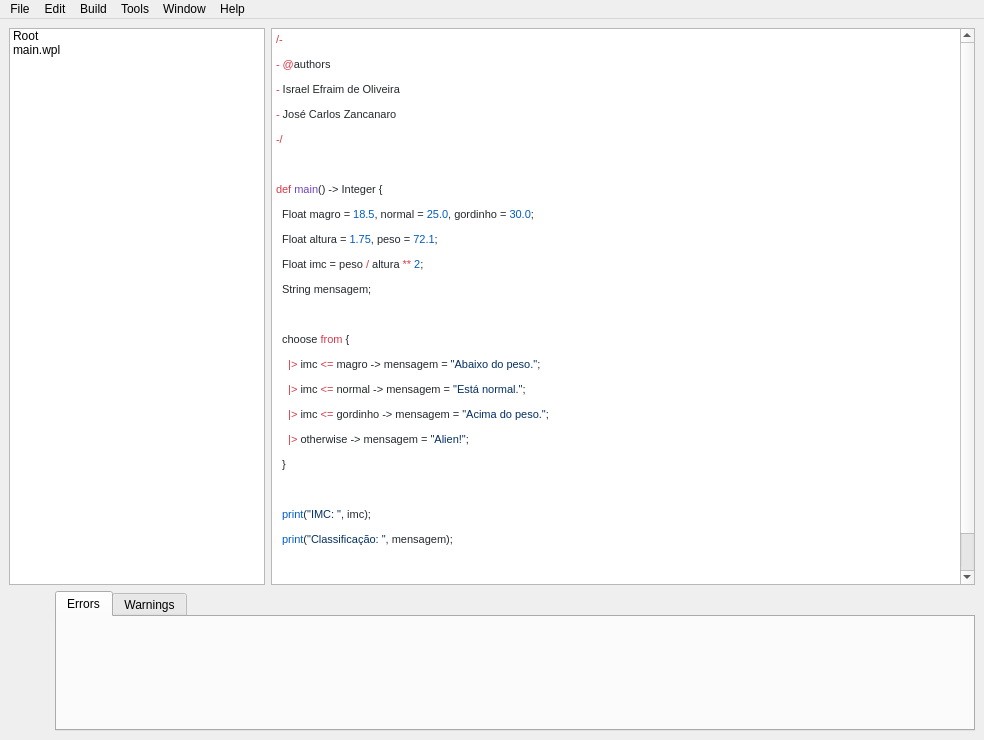
<?xml version="1.0" encoding="UTF-8"?>
<ui version="4.0">
 <class>MainWindow</class>
 <widget class="QMainWindow" name="MainWindow">
  <property name="geometry">
   <rect>
    <x>0</x>
    <y>0</y>
    <width>984</width>
    <height>740</height>
   </rect>
  </property>
  <property name="windowTitle">
   <string>[WIDE] Winter IDE</string>
  </property>
  <property name="windowIcon">
   <iconset resource="resources/main.qrc">
    <normaloff>:/icon/snowflake.ico</normaloff>:/icon/snowflake.ico</iconset>
  </property>
  <widget class="QWidget" name="centralwidget">
   <layout class="QVBoxLayout" name="verticalLayout">
    <item>
     <layout class="QHBoxLayout" name="upperLayout">
      <item>
       <widget class="QTreeWidget" name="treeWidget">
        <property name="sizePolicy">
         <sizepolicy hsizetype="Preferred" vsizetype="Preferred">
          <horstretch>0</horstretch>
          <verstretch>0</verstretch>
         </sizepolicy>
        </property>
        <property name="minimumSize">
         <size>
          <width>230</width>
          <height>557</height>
         </size>
        </property>
        <property name="baseSize">
         <size>
          <width>0</width>
          <height>0</height>
         </size>
        </property>
        <property name="rootIsDecorated">
         <bool>false</bool>
        </property>
        <property name="headerHidden">
         <bool>true</bool>
        </property>
        <column>
         <property name="text">
          <string>Name</string>
         </property>
        </column>
        <item>
         <property name="text">
          <string>Root</string>
         </property>
         <item>
          <property name="text">
           <string>custom.wpl</string>
          </property>
         </item>
        </item>
        <item>
         <property name="text">
          <string>main.wpl</string>
         </property>
        </item>
       </widget>
      </item>
      <item>
       <widget class="QTextEdit" name="textEdit">
        <property name="html">
         <string>&lt;!DOCTYPE HTML PUBLIC &quot;-//W3C//DTD HTML 4.0//EN&quot; &quot;http://www.w3.org/TR/REC-html40/strict.dtd&quot;&gt;
&lt;html&gt;&lt;head&gt;&lt;meta name=&quot;qrichtext&quot; content=&quot;1&quot; /&gt;&lt;style type=&quot;text/css&quot;&gt;
p, li { white-space: pre-wrap; }
&lt;/style&gt;&lt;/head&gt;&lt;body style=&quot; font-family:'MS Shell Dlg 2'; font-size:8.25pt; font-weight:400; font-style:normal;&quot;&gt;
&lt;p style=&quot; margin-top:12px; margin-bottom:0px; margin-left:0px; margin-right:0px; -qt-block-indent:0; text-indent:0px;&quot;&gt;&lt;span style=&quot; font-family:'Consolas'; font-size:8pt; color:#d73a49;&quot;&gt;/-&lt;/span&gt;&lt;span style=&quot; font-size:8pt;&quot;&gt; &lt;/span&gt;&lt;/p&gt;
&lt;p style=&quot; margin-top:12px; margin-bottom:0px; margin-left:0px; margin-right:0px; -qt-block-indent:0; text-indent:0px;&quot;&gt;&lt;span style=&quot; font-family:'Consolas'; font-size:8pt; color:#d73a49;&quot;&gt;-&lt;/span&gt;&lt;span style=&quot; font-family:'Consolas'; font-size:8pt; color:#24292e;&quot;&gt; &lt;/span&gt;&lt;span style=&quot; font-family:'Consolas'; font-size:8pt; color:#d73a49;&quot;&gt;@&lt;/span&gt;&lt;span style=&quot; font-family:'Consolas'; font-size:8pt; color:#24292e;&quot;&gt;authors&lt;/span&gt;&lt;span style=&quot; font-size:8pt;&quot;&gt; &lt;/span&gt;&lt;/p&gt;
&lt;p style=&quot; margin-top:12px; margin-bottom:0px; margin-left:0px; margin-right:0px; -qt-block-indent:0; text-indent:0px;&quot;&gt;&lt;span style=&quot; font-family:'Consolas'; font-size:8pt; color:#d73a49;&quot;&gt;-&lt;/span&gt;&lt;span style=&quot; font-family:'Consolas'; font-size:8pt; color:#24292e;&quot;&gt; Israel Efraim de Oliveira&lt;/span&gt;&lt;span style=&quot; font-size:8pt;&quot;&gt; &lt;/span&gt;&lt;/p&gt;
&lt;p style=&quot; margin-top:12px; margin-bottom:0px; margin-left:0px; margin-right:0px; -qt-block-indent:0; text-indent:0px;&quot;&gt;&lt;span style=&quot; font-family:'Consolas'; font-size:8pt; color:#d73a49;&quot;&gt;-&lt;/span&gt;&lt;span style=&quot; font-family:'Consolas'; font-size:8pt; color:#24292e;&quot;&gt; José Carlos Zancanaro&lt;/span&gt;&lt;span style=&quot; font-size:8pt;&quot;&gt; &lt;/span&gt;&lt;/p&gt;
&lt;p style=&quot; margin-top:12px; margin-bottom:0px; margin-left:0px; margin-right:0px; -qt-block-indent:0; text-indent:0px;&quot;&gt;&lt;span style=&quot; font-family:'Consolas'; font-size:8pt; color:#d73a49;&quot;&gt;-/&lt;/span&gt;&lt;span style=&quot; font-size:8pt;&quot;&gt; &lt;/span&gt;&lt;/p&gt;
&lt;p style=&quot; margin-top:12px; margin-bottom:0px; margin-left:0px; margin-right:0px; -qt-block-indent:0; text-indent:0px;&quot;&gt;&lt;span style=&quot; font-family:'Consolas'; font-size:8pt; color:#d73a49;&quot;&gt; &lt;/span&gt;&lt;span style=&quot; font-size:8pt;&quot;&gt; &lt;/span&gt;&lt;/p&gt;
&lt;p style=&quot; margin-top:12px; margin-bottom:0px; margin-left:0px; margin-right:0px; -qt-block-indent:0; text-indent:0px;&quot;&gt;&lt;span style=&quot; font-family:'Consolas'; font-size:8pt; color:#d73a49;&quot;&gt;def&lt;/span&gt;&lt;span style=&quot; font-family:'Consolas'; font-size:8pt; color:#24292e;&quot;&gt; &lt;/span&gt;&lt;span style=&quot; font-family:'Consolas'; font-size:8pt; color:#6f42c1;&quot;&gt;main&lt;/span&gt;&lt;span style=&quot; font-family:'Consolas'; font-size:8pt; color:#24292e;&quot;&gt;() -&amp;gt; Integer {&lt;/span&gt;&lt;span style=&quot; font-size:8pt;&quot;&gt; &lt;/span&gt;&lt;/p&gt;
&lt;p style=&quot; margin-top:12px; margin-bottom:0px; margin-left:0px; margin-right:0px; -qt-block-indent:0; text-indent:0px;&quot;&gt;&lt;span style=&quot; font-family:'Consolas'; font-size:8pt; color:#24292e;&quot;&gt;  Float magro = &lt;/span&gt;&lt;span style=&quot; font-family:'Consolas'; font-size:8pt; color:#005cc5;&quot;&gt;18.5&lt;/span&gt;&lt;span style=&quot; font-family:'Consolas'; font-size:8pt; color:#24292e;&quot;&gt;, normal = &lt;/span&gt;&lt;span style=&quot; font-family:'Consolas'; font-size:8pt; color:#005cc5;&quot;&gt;25.0&lt;/span&gt;&lt;span style=&quot; font-family:'Consolas'; font-size:8pt; color:#24292e;&quot;&gt;, gordinho = &lt;/span&gt;&lt;span style=&quot; font-family:'Consolas'; font-size:8pt; color:#005cc5;&quot;&gt;30.0&lt;/span&gt;&lt;span style=&quot; font-family:'Consolas'; font-size:8pt; color:#24292e;&quot;&gt;; &lt;/span&gt;&lt;/p&gt;
&lt;p style=&quot; margin-top:12px; margin-bottom:0px; margin-left:0px; margin-right:0px; -qt-block-indent:0; text-indent:0px;&quot;&gt;&lt;span style=&quot; font-family:'Consolas'; font-size:8pt; color:#24292e;&quot;&gt;  Float altura = &lt;/span&gt;&lt;span style=&quot; font-family:'Consolas'; font-size:8pt; color:#005cc5;&quot;&gt;1.75&lt;/span&gt;&lt;span style=&quot; font-family:'Consolas'; font-size:8pt; color:#24292e;&quot;&gt;, peso = &lt;/span&gt;&lt;span style=&quot; font-family:'Consolas'; font-size:8pt; color:#005cc5;&quot;&gt;72.1&lt;/span&gt;&lt;span style=&quot; font-family:'Consolas'; font-size:8pt; color:#24292e;&quot;&gt;;&lt;/span&gt;&lt;span style=&quot; font-size:8pt;&quot;&gt; &lt;/span&gt;&lt;/p&gt;
&lt;p style=&quot; margin-top:12px; margin-bottom:0px; margin-left:0px; margin-right:0px; -qt-block-indent:0; text-indent:0px;&quot;&gt;&lt;span style=&quot; font-family:'Consolas'; font-size:8pt; color:#24292e;&quot;&gt;  Float imc = peso &lt;/span&gt;&lt;span style=&quot; font-family:'Consolas'; font-size:8pt; color:#d73a49;&quot;&gt;/&lt;/span&gt;&lt;span style=&quot; font-family:'Consolas'; font-size:8pt; color:#24292e;&quot;&gt; altura &lt;/span&gt;&lt;span style=&quot; font-family:'Consolas'; font-size:8pt; color:#d73a49;&quot;&gt;**&lt;/span&gt;&lt;span style=&quot; font-family:'Consolas'; font-size:8pt; color:#24292e;&quot;&gt; &lt;/span&gt;&lt;span style=&quot; font-family:'Consolas'; font-size:8pt; color:#005cc5;&quot;&gt;2&lt;/span&gt;&lt;span style=&quot; font-family:'Consolas'; font-size:8pt; color:#24292e;&quot;&gt;;&lt;/span&gt;&lt;span style=&quot; font-size:8pt;&quot;&gt; &lt;/span&gt;&lt;/p&gt;
&lt;p style=&quot; margin-top:12px; margin-bottom:0px; margin-left:0px; margin-right:0px; -qt-block-indent:0; text-indent:0px;&quot;&gt;&lt;span style=&quot; font-family:'Consolas'; font-size:8pt; color:#24292e;&quot;&gt;  String mensagem;&lt;/span&gt;&lt;span style=&quot; font-size:8pt;&quot;&gt; &lt;/span&gt;&lt;/p&gt;
&lt;p style=&quot; margin-top:12px; margin-bottom:0px; margin-left:0px; margin-right:0px; -qt-block-indent:0; text-indent:0px;&quot;&gt;&lt;span style=&quot; font-family:'Consolas'; font-size:8pt; color:#24292e;&quot;&gt; &lt;/span&gt;&lt;span style=&quot; font-size:8pt;&quot;&gt; &lt;/span&gt;&lt;/p&gt;
&lt;p style=&quot; margin-top:12px; margin-bottom:0px; margin-left:0px; margin-right:0px; -qt-block-indent:0; text-indent:0px;&quot;&gt;&lt;span style=&quot; font-family:'Consolas'; font-size:8pt; color:#24292e;&quot;&gt;  choose &lt;/span&gt;&lt;span style=&quot; font-family:'Consolas'; font-size:8pt; color:#d73a49;&quot;&gt;from&lt;/span&gt;&lt;span style=&quot; font-family:'Consolas'; font-size:8pt; color:#24292e;&quot;&gt; {&lt;/span&gt;&lt;span style=&quot; font-size:8pt;&quot;&gt; &lt;/span&gt;&lt;/p&gt;
&lt;p style=&quot; margin-top:12px; margin-bottom:0px; margin-left:0px; margin-right:0px; -qt-block-indent:0; text-indent:0px;&quot;&gt;&lt;span style=&quot; font-family:'Consolas'; font-size:8pt; color:#d73a49;&quot;&gt;    |&amp;gt;&lt;/span&gt;&lt;span style=&quot; font-family:'Consolas'; font-size:8pt; color:#24292e;&quot;&gt; imc &lt;/span&gt;&lt;span style=&quot; font-family:'Consolas'; font-size:8pt; color:#d73a49;&quot;&gt;&amp;lt;=&lt;/span&gt;&lt;span style=&quot; font-family:'Consolas'; font-size:8pt; color:#24292e;&quot;&gt; magro -&amp;gt; mensagem = &lt;/span&gt;&lt;span style=&quot; font-family:'Consolas'; font-size:8pt; color:#032f62;&quot;&gt;&amp;quot;Abaixo do peso.&amp;quot;&lt;/span&gt;&lt;span style=&quot; font-family:'Consolas'; font-size:8pt; color:#24292e;&quot;&gt;;&lt;/span&gt;&lt;span style=&quot; font-size:8pt;&quot;&gt; &lt;/span&gt;&lt;/p&gt;
&lt;p style=&quot; margin-top:12px; margin-bottom:0px; margin-left:0px; margin-right:0px; -qt-block-indent:0; text-indent:0px;&quot;&gt;&lt;span style=&quot; font-family:'Consolas'; font-size:8pt; color:#d73a49;&quot;&gt;    |&amp;gt;&lt;/span&gt;&lt;span style=&quot; font-family:'Consolas'; font-size:8pt; color:#24292e;&quot;&gt; imc &lt;/span&gt;&lt;span style=&quot; font-family:'Consolas'; font-size:8pt; color:#d73a49;&quot;&gt;&amp;lt;=&lt;/span&gt;&lt;span style=&quot; font-family:'Consolas'; font-size:8pt; color:#24292e;&quot;&gt; normal -&amp;gt; mensagem = &lt;/span&gt;&lt;span style=&quot; font-family:'Consolas'; font-size:8pt; color:#032f62;&quot;&gt;&amp;quot;Está normal.&amp;quot;&lt;/span&gt;&lt;span style=&quot; font-family:'Consolas'; font-size:8pt; color:#24292e;&quot;&gt;;&lt;/span&gt;&lt;span style=&quot; font-size:8pt;&quot;&gt; &lt;/span&gt;&lt;/p&gt;
&lt;p style=&quot; margin-top:12px; margin-bottom:0px; margin-left:0px; margin-right:0px; -qt-block-indent:0; text-indent:0px;&quot;&gt;&lt;span style=&quot; font-family:'Consolas'; font-size:8pt; color:#d73a49;&quot;&gt;    |&amp;gt;&lt;/span&gt;&lt;span style=&quot; font-family:'Consolas'; font-size:8pt; color:#24292e;&quot;&gt; imc &lt;/span&gt;&lt;span style=&quot; font-family:'Consolas'; font-size:8pt; color:#d73a49;&quot;&gt;&amp;lt;=&lt;/span&gt;&lt;span style=&quot; font-family:'Consolas'; font-size:8pt; color:#24292e;&quot;&gt; gordinho -&amp;gt; mensagem = &lt;/span&gt;&lt;span style=&quot; font-family:'Consolas'; font-size:8pt; color:#032f62;&quot;&gt;&amp;quot;Acima do peso.&amp;quot;&lt;/span&gt;&lt;span style=&quot; font-family:'Consolas'; font-size:8pt; color:#24292e;&quot;&gt;;&lt;/span&gt;&lt;span style=&quot; font-size:8pt;&quot;&gt; &lt;/span&gt;&lt;/p&gt;
&lt;p style=&quot; margin-top:12px; margin-bottom:0px; margin-left:0px; margin-right:0px; -qt-block-indent:0; text-indent:0px;&quot;&gt;&lt;span style=&quot; font-family:'Consolas'; font-size:8pt; color:#d73a49;&quot;&gt;    |&amp;gt;&lt;/span&gt;&lt;span style=&quot; font-family:'Consolas'; font-size:8pt; color:#24292e;&quot;&gt; otherwise -&amp;gt; mensagem = &lt;/span&gt;&lt;span style=&quot; font-family:'Consolas'; font-size:8pt; color:#032f62;&quot;&gt;&amp;quot;Alien!&amp;quot;&lt;/span&gt;&lt;span style=&quot; font-family:'Consolas'; font-size:8pt; color:#24292e;&quot;&gt;;&lt;/span&gt;&lt;span style=&quot; font-size:8pt;&quot;&gt; &lt;/span&gt;&lt;/p&gt;
&lt;p style=&quot; margin-top:12px; margin-bottom:0px; margin-left:0px; margin-right:0px; -qt-block-indent:0; text-indent:0px;&quot;&gt;&lt;span style=&quot; font-family:'Consolas'; font-size:8pt; color:#24292e;&quot;&gt;  }&lt;/span&gt;&lt;span style=&quot; font-size:8pt;&quot;&gt; &lt;/span&gt;&lt;/p&gt;
&lt;p style=&quot; margin-top:12px; margin-bottom:0px; margin-left:0px; margin-right:0px; -qt-block-indent:0; text-indent:0px;&quot;&gt;&lt;span style=&quot; font-family:'Consolas'; font-size:8pt; color:#24292e;&quot;&gt; &lt;/span&gt;&lt;span style=&quot; font-size:8pt;&quot;&gt; &lt;/span&gt;&lt;/p&gt;
&lt;p style=&quot; margin-top:12px; margin-bottom:0px; margin-left:0px; margin-right:0px; -qt-block-indent:0; text-indent:0px;&quot;&gt;&lt;span style=&quot; font-family:'Consolas'; font-size:8pt; color:#005cc5;&quot;&gt;  print&lt;/span&gt;&lt;span style=&quot; font-family:'Consolas'; font-size:8pt; color:#24292e;&quot;&gt;(&lt;/span&gt;&lt;span style=&quot; font-family:'Consolas'; font-size:8pt; color:#032f62;&quot;&gt;&amp;quot;IMC: &amp;quot;&lt;/span&gt;&lt;span style=&quot; font-family:'Consolas'; font-size:8pt; color:#24292e;&quot;&gt;, imc);&lt;/span&gt;&lt;span style=&quot; font-size:8pt;&quot;&gt; &lt;/span&gt;&lt;/p&gt;
&lt;p style=&quot; margin-top:12px; margin-bottom:0px; margin-left:0px; margin-right:0px; -qt-block-indent:0; text-indent:0px;&quot;&gt;&lt;span style=&quot; font-family:'Consolas'; font-size:8pt; color:#005cc5;&quot;&gt;  print&lt;/span&gt;&lt;span style=&quot; font-family:'Consolas'; font-size:8pt; color:#24292e;&quot;&gt;(&lt;/span&gt;&lt;span style=&quot; font-family:'Consolas'; font-size:8pt; color:#032f62;&quot;&gt;&amp;quot;Classificação: &amp;quot;&lt;/span&gt;&lt;span style=&quot; font-family:'Consolas'; font-size:8pt; color:#24292e;&quot;&gt;, mensagem);&lt;/span&gt;&lt;span style=&quot; font-size:8pt;&quot;&gt; &lt;/span&gt;&lt;/p&gt;
&lt;p style=&quot; margin-top:12px; margin-bottom:0px; margin-left:0px; margin-right:0px; -qt-block-indent:0; text-indent:0px;&quot;&gt;&lt;span style=&quot; font-family:'Consolas'; font-size:8pt; color:#24292e;&quot;&gt; &lt;/span&gt;&lt;span style=&quot; font-size:8pt;&quot;&gt; &lt;/span&gt;&lt;/p&gt;
&lt;p style=&quot; margin-top:12px; margin-bottom:0px; margin-left:0px; margin-right:0px; -qt-block-indent:0; text-indent:0px;&quot;&gt;&lt;span style=&quot; font-family:'Consolas'; font-size:8pt; color:#d73a49;&quot;&gt;  return&lt;/span&gt;&lt;span style=&quot; font-family:'Consolas'; font-size:8pt; color:#24292e;&quot;&gt; &lt;/span&gt;&lt;span style=&quot; font-family:'Consolas'; font-size:8pt; color:#005cc5;&quot;&gt;0&lt;/span&gt;&lt;span style=&quot; font-family:'Consolas'; font-size:8pt; color:#24292e;&quot;&gt;;&lt;/span&gt;&lt;span style=&quot; font-size:8pt;&quot;&gt; &lt;/span&gt;&lt;/p&gt;
&lt;p style=&quot; margin-top:12px; margin-bottom:12px; margin-left:0px; margin-right:0px; -qt-block-indent:0; text-indent:0px;&quot;&gt;&lt;span style=&quot; font-family:'Consolas'; font-size:8pt; color:#24292e;&quot;&gt;}&lt;/span&gt;&lt;span style=&quot; font-size:8pt;&quot;&gt; &lt;/span&gt;&lt;/p&gt;&lt;/body&gt;&lt;/html&gt;</string>
        </property>
       </widget>
      </item>
     </layout>
    </item>
    <item>
     <layout class="QHBoxLayout" name="bottomLayout">
      <item>
       <layout class="QVBoxLayout" name="verticalLayout_2">
        <item>
         <widget class="QPushButton" name="pushButton">
          <property name="text">
           <string/>
          </property>
          <property name="icon">
           <iconset resource="resources/main.qrc">
            <normaloff>:/icon/play.ico</normaloff>:/icon/play.ico</iconset>
          </property>
          <property name="iconSize">
           <size>
            <width>42</width>
            <height>42</height>
           </size>
          </property>
          <property name="flat">
           <bool>true</bool>
          </property>
         </widget>
        </item>
        <item>
         <spacer name="verticalSpacer">
          <property name="orientation">
           <enum>Qt::Vertical</enum>
          </property>
          <property name="sizeHint" stdset="0">
           <size>
            <width>20</width>
            <height>40</height>
           </size>
          </property>
         </spacer>
        </item>
       </layout>
      </item>
      <item>
       <widget class="QTabWidget" name="tabWidget">
        <property name="currentIndex">
         <number>0</number>
        </property>
        <widget class="QWidget" name="tab">
         <attribute name="title">
          <string>Errors</string>
         </attribute>
        </widget>
        <widget class="QWidget" name="tab_2">
         <attribute name="title">
          <string>Warnings</string>
         </attribute>
        </widget>
       </widget>
      </item>
     </layout>
    </item>
   </layout>
  </widget>
  <widget class="QMenuBar" name="menubar">
   <property name="geometry">
    <rect>
     <x>0</x>
     <y>0</y>
     <width>984</width>
     <height>21</height>
    </rect>
   </property>
   <widget class="QMenu" name="menuFile">
    <property name="title">
     <string>File</string>
    </property>
    <addaction name="actionNew"/>
    <addaction name="actionOpen"/>
    <addaction name="actionSave"/>
    <addaction name="actionExit"/>
   </widget>
   <widget class="QMenu" name="menuEdit">
    <property name="title">
     <string>Edit</string>
    </property>
    <addaction name="actionCut"/>
    <addaction name="actionCopy"/>
    <addaction name="actionPaste"/>
    <addaction name="actionFind_Replace"/>
   </widget>
   <widget class="QMenu" name="menuBuild">
    <property name="title">
     <string>Build</string>
    </property>
    <addaction name="actionBuild"/>
    <addaction name="actionRun"/>
   </widget>
   <widget class="QMenu" name="menuTools">
    <property name="title">
     <string>Tools</string>
    </property>
    <addaction name="actionCode_Analysis"/>
   </widget>
   <widget class="QMenu" name="menuWindow">
    <property name="title">
     <string>Window</string>
    </property>
    <addaction name="actionError_Message"/>
    <addaction name="actionWarning_Messages"/>
   </widget>
   <widget class="QMenu" name="menuHelp">
    <property name="title">
     <string>Help</string>
    </property>
    <addaction name="actionAbout"/>
   </widget>
   <addaction name="menuFile"/>
   <addaction name="menuEdit"/>
   <addaction name="menuBuild"/>
   <addaction name="menuTools"/>
   <addaction name="menuWindow"/>
   <addaction name="menuHelp"/>
  </widget>
  <action name="actionNew">
   <property name="text">
    <string>New</string>
   </property>
  </action>
  <action name="actionOpen">
   <property name="text">
    <string>Open</string>
   </property>
  </action>
  <action name="actionSave">
   <property name="text">
    <string>Save</string>
   </property>
  </action>
  <action name="actionExit">
   <property name="text">
    <string>Exit</string>
   </property>
  </action>
  <action name="actionCut">
   <property name="text">
    <string>Cut</string>
   </property>
  </action>
  <action name="actionCopy">
   <property name="text">
    <string>Copy</string>
   </property>
  </action>
  <action name="actionPaste">
   <property name="text">
    <string>Paste</string>
   </property>
  </action>
  <action name="actionFind_Replace">
   <property name="text">
    <string>Find/Replace</string>
   </property>
  </action>
  <action name="actionBuild">
   <property name="text">
    <string>Build</string>
   </property>
  </action>
  <action name="actionRun">
   <property name="text">
    <string>Run</string>
   </property>
  </action>
  <action name="actionCode_Analysis">
   <property name="text">
    <string>Code Analysis</string>
   </property>
  </action>
  <action name="actionError_Message">
   <property name="text">
    <string>Error Messages</string>
   </property>
  </action>
  <action name="actionWarning_Messages">
   <property name="text">
    <string>Warning Messages</string>
   </property>
  </action>
  <action name="actionAbout">
   <property name="text">
    <string>About</string>
   </property>
  </action>
 </widget>
 <resources>
  <include location="resources/main.qrc"/>
 </resources>
 <connections/>
</ui>
